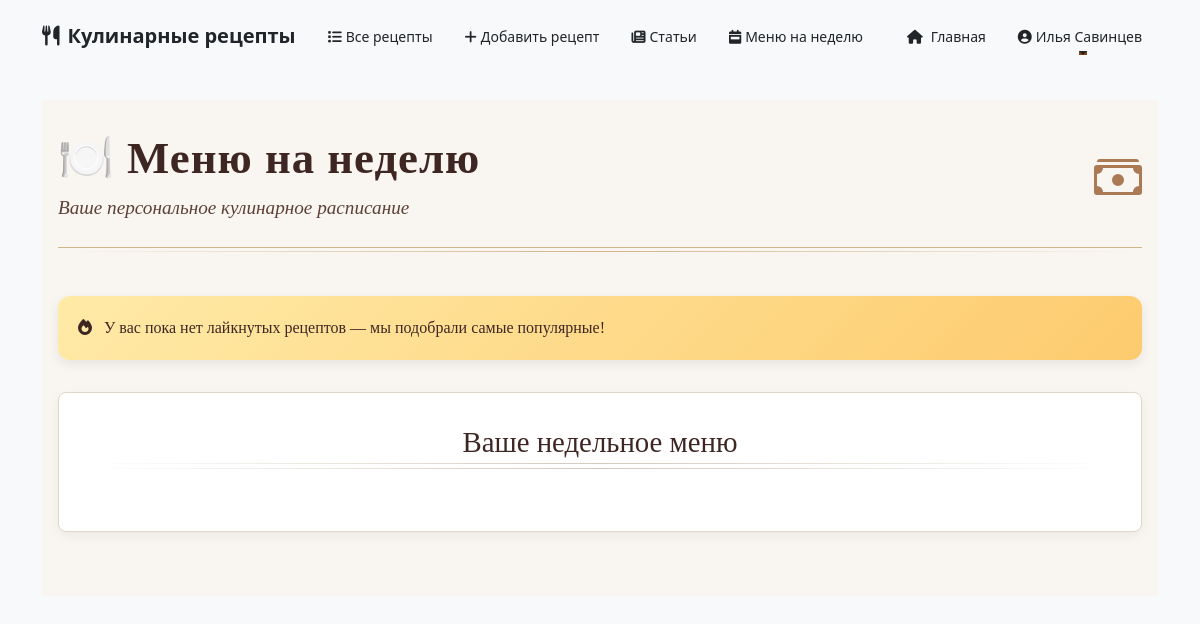
/accounts/menu-for-week/ (signed in), run on an earlier commit of the app's database.
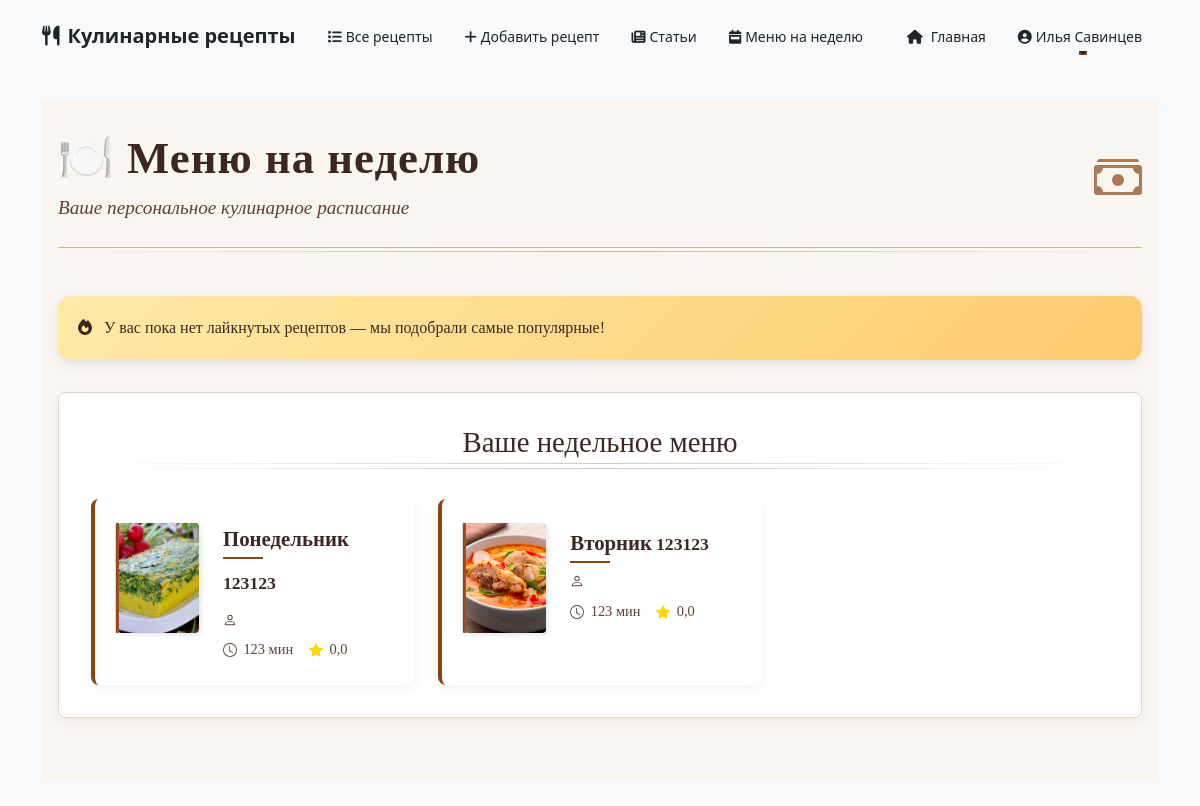
And on a later commit of the database.
### accounts/models.py (models this page shows, shortened)
class Recipe(models.Model):
    title = models.CharField(max_length=200)
    description = models.TextField(blank=True)
    ingredients = models.TextField(blank=True)
    instructions = models.TextField()
    created_at = models.DateTimeField(auto_now_add=True)
    updated_at = models.DateTimeField(auto_now=True)
    author = models.ForeignKey(User, on_delete=models.CASCADE, related_name='recipes')
    steps = models.TextField(blank=True)
    prep_time = models.PositiveIntegerField(null=True, blank=True, help_text='Время приготовления в минутах')
    cook_time = models.PositiveIntegerField(null=True, blank=True, help_text='Время готовки в минутах')
    image = models.ImageField(upload_to='recipe_images/', null=True, blank=True)
    MODERATION_STATUS_CHOICES = [
        ('pending', 'На модерации'),
        ('approved', 'Одобрен'),
        ('rejected', 'Отклонён'),
    ]
    moderation_status = models.CharField(max_length=10, choices=MODERATION_STATUS_CHOICES, default='pending')
    slug = models.SlugField(max_length=255, unique=True, blank=True)

### accounts/views.py (the view)
# urls.py: path('menu-for-week/', menu_for_week_view, name='menu_for_week'),
@login_required
def menu_for_week_view(request):
    user = request.user
    liked_recipes = Recipe.objects.filter(likes__user=user)
    favorite_recipes = Recipe.objects.filter(favorited_by__user=user)
    user_recipes = (liked_recipes | favorite_recipes).distinct()
    if user_recipes.exists():
        recipes_qs = user_recipes
    else:
        recipes_qs = Recipe.objects.annotate(likes_count=Count('likes')).order_by('-likes_count', '-created_at')[:20]
    recipes_list = list(recipes_qs)
    random.shuffle(recipes_list)
    week_menu = recipes_list[:7]
    days = [
        'Понедельник', 'Вторник', 'Среда', 'Четверг', 'Пятница', 'Суббота', 'Воскресенье'
    ]
    menu = list(zip(days, week_menu))
    return render(request, 'accounts/menu_for_week.html', {'menu': menu, 'has_user_activity': user_recipes.exists()})

### accounts/templates/accounts/menu_for_week.html (shortened to what this page needs)
{% extends 'base.html' %}
{% block content %}
<div class="menu-container">
    <div class="menu-header">
        <div class="header-content">
            <h1 class="menu-title">🍽️ Меню на неделю</h1>
            <p class="menu-subtitle">Ваше персональное кулинарное расписание</p>
        </div>
        <div class="menu-icon">
        </div>
    </div>
    {% if has_user_activity %}
        <div class="menu-alert alert-info">
            <i class="fas fa-heart me-2"></i> Меню составлено из ваших лайкнутых и избранных рецептов
        </div>
    {% else %}
        <div class="menu-alert alert-warning">
            <i class="fas fa-fire me-2"></i> У вас пока нет лайкнутых рецептов — мы подобрали самые популярные!
        </div>
    {% endif %}
    <div class="menu-shelf">
        <div class="shelf-header">
            <h2 class="shelf-title">Ваше недельное меню</h2>
            <div class="shelf-decoration"></div>
        </div>
        <div class="menu-days">
            {% for day, recipe in menu %}
                <div class="menu-day">
                    <div class="day-book">
                        {% if recipe.image %}
                            <img src="{{ recipe.image.url }}" alt="{{ recipe.title }}" class="day-image">
                        {% endif %}
                        <div class="day-spine"></div>
                    </div>
                    <div class="day-info">
                        <div class="day-name">{{ day }}</div>
                        {% if recipe.slug %}
                            <a href="{% url 'recipe_detail' recipe.slug %}" class="recipe-title">{{ recipe.title }}</a>
                        {% else %}
                            <span class="recipe-title" style="background:#ccc;cursor:not-allowed;pointer-events:none;">{{ recipe.title }}</span>
                        {% endif %}
                        <div class="recipe-author">
                        </div>
                        <div class="recipe-meta">
                            <div class="recipe-time">
                                <svg xmlns="http://www.w3.org/2000/svg" width="14" height="14" fill="currentColor" viewBox="0 0 16 16">
                                    <path d="M8 3.5a.5.5 0 0 0-1 0V9a.5.5 0 0 0 .252.434l3.5 2a.5.5 0 0 0 .496-.868L8 8.71V3.5z"/>
                                    <path d="M8 16A8 8 0 1 0 8 0a8 8 0 0 0 0 16zm7-8A7 7 0 1 1 1 8a7 7 0 0 1 14 0z"/>
                                </svg>
                                {{ recipe.cook_time }} мин
                            </div>
                            <div class="recipe-rating">
                                {{ recipe.avg_rating|default:0|floatformat:1 }}
                            </div>
                        </div>
                    </div>
                </div>
            {% endfor %}
        </div>
    </div>
</div>
{% endblock %}

What changed in the data, as far as the page shows it:
added Recipe: image (picture), day "Понедельник", title "123123", cook_time "123", avg_rating "0,0"
added Recipe: image (picture), day "Вторник", title "123123", cook_time "123", avg_rating "0,0"
